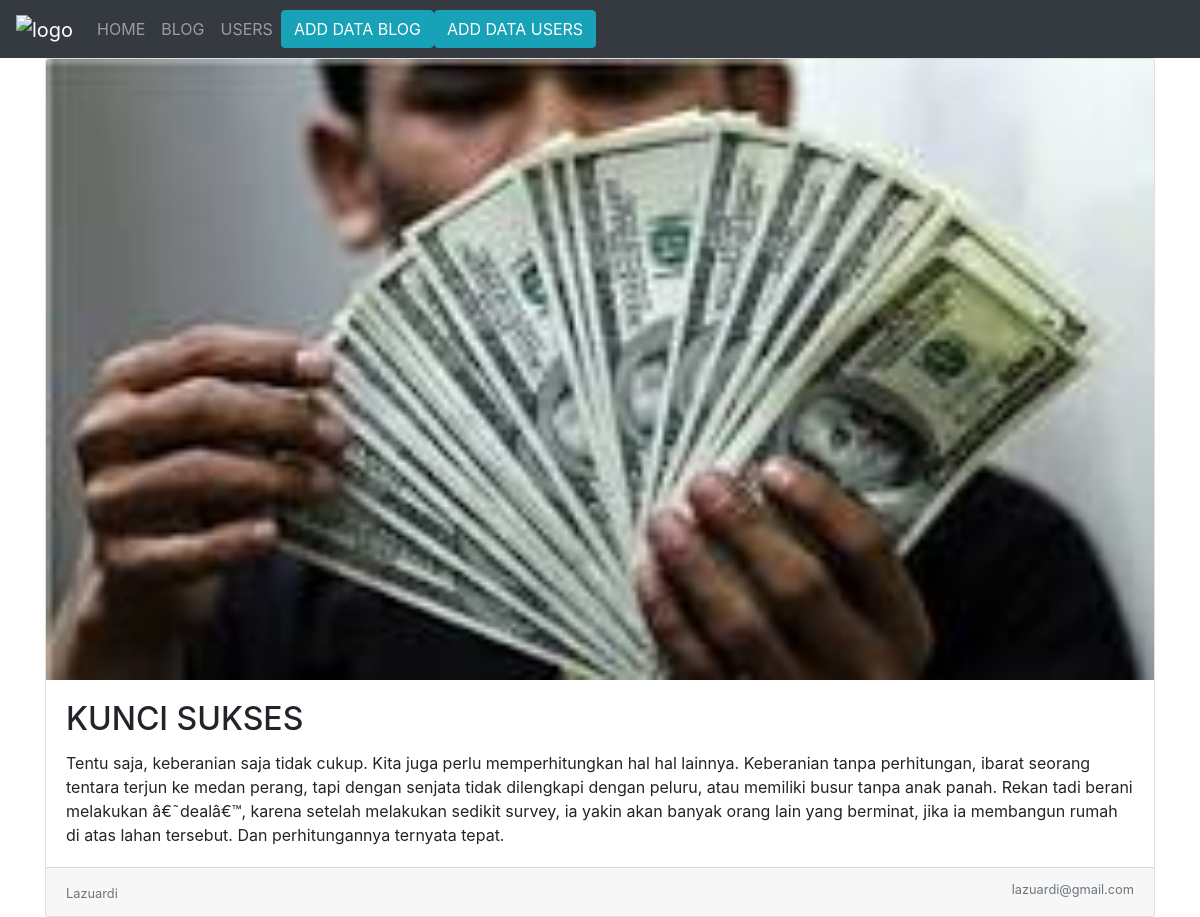
/detail.php?id=16, run on the app's committed database.
### tables this page shows
CREATE TABLE `image_blog` (
  `id` int(3) NOT NULL,
  `title` varchar(250) NOT NULL,
  `content` varchar(5000) NOT NULL,
  `user_id` varchar(6) NOT NULL,
  `file_image` varchar(250) NOT NULL
);

CREATE TABLE `users` (
  `id` int(3) NOT NULL,
  `id_users` varchar(6) NOT NULL,
  `name` varchar(250) NOT NULL,
  `email` varchar(250) NOT NULL
);

### detail.php (the view)
<?php
require("header.php");
require("koneksi.php");
$id = $_GET['id'];
$ambil = mysqli_query($conn, "SELECT * FROM image_blog INNER JOIN users ON users.id_users=image_blog.user_id WHERE image_blog.id=$id");
$data = mysqli_fetch_assoc($ambil);
?>
<div class="container">
    <div class="card">
        <div>
            <img src="img/<?= $data["file_image"]; ?>" class="card-img-top">
        </div>
        <div class="card-body">
            <h2 class="card-title"><?= $data["title"]; ?></h2>
            <p class="card-text"><?= $data["content"]; ?></p>
        </div>
        <div class="card-footer">
            <small class="text-muted"><?= $data["name"]; ?></small>
            <small class="text-muted float-right"><?= $data["email"]; ?></small>
        </div>
    </div>
</div>
</body>
</html>

### data on the page
image_blog: file_image (picture), title "KUNCI SUKSES", content "Tentu saja, keberanian saja tidak cukup. Kita juga perlu memperhitungkan hal hal lainnya. Keberanian tanpa perhitungan, ibarat seorang tentara terjun ke medan perang, tapi dengan senjata tidak dilengkapi dengan peluru, atau memiliki busur tanpa anak panah. Rekan tadi berani melakukan â€˜dealâ€™, karena setelah melakukan sedikit survey, ia yakin akan banyak orang lain yang berminat, jika ia membangun rumah di atas lahan tersebut. Dan perhitungannya ternyata tepat.", users.name "Lazuardi", users.email "lazuardi@gmail.com"
